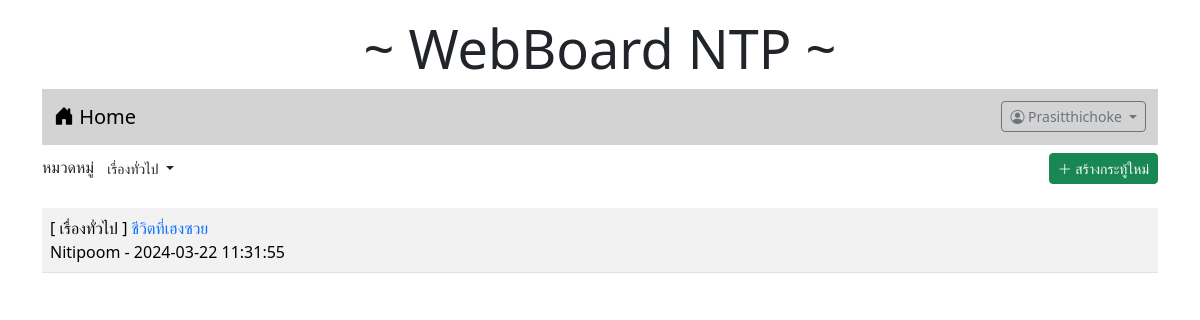
Screenshot of /index.php?id=1 (signed in) with the database file from the repository.
### tables this page shows
CREATE TABLE `category` (
  `id` int(11) NOT NULL,
  `name` varchar(32) NOT NULL
);

CREATE TABLE `post` (
  `id` int(11) NOT NULL,
  `title` varchar(128) NOT NULL,
  `content` varchar(2048) NOT NULL,
  `post_date` datetime NOT NULL,
  `cat_id` int(11) NOT NULL,
  `user_id` int(11) NOT NULL
);

CREATE TABLE `user` (
  `id` int(11) NOT NULL,
  `login` varchar(32) NOT NULL,
  `password` varchar(64) NOT NULL,
  `name` varchar(64) NOT NULL,
  `gender` char(1) NOT NULL,
  `email` varchar(32) NOT NULL,
  `role` char(1) NOT NULL
);

### index.php (the view, shortened to what this page needs)
<!DOCTYPE html>
<html lang="en">
<head>
    <link rel="stylesheet" href="bootstrap-5.3.2-dist/css/bootstrap.min.css">
    <link rel="stylesheet" href="https://cdn.jsdelivr.net/npm/bootstrap-icons@1.11.3/font/bootstrap-icons.min.css">
</head>
<div class = "container-lg">
<h1 style="text-align: center;font-size: 54px;"class="mt-3">~ WebBoard NTP ~</h1>
</div>
<body class="container">
    <?php include('nav.php')?>
    <div class="my-2 d-flex justify-content-between">
        <div>
            <lable>หมวดหมู่</lable>
            <span class="dropdown">
                <?php
                    $conn=new PDO("mysql:host=localhost;dbname=webboard;charset=utf8","root","");
                ?>
                <button class="btn btn-white-50 btn-sm dropdown-toggle" type="button" data-bs-toggle="dropdown"
                    aria-expanded="false">
                        <?php
                        if(isset($_GET['id'])){
                        $sql="SELECT name FROM category WHERE id=$_GET[id]";
                        foreach($conn->query($sql)as $row)
                        echo "$row[name]";
                        }else{
                            echo "--ทั้งหมด--";
                        }
                        ?>
                </button>
                    <?php
                        $sql="SELECT * FROM category";
                    ?>
            </span>
        </div>
        <div>
            <?php if (isset($_SESSION['id'])) { ?>
                <a href="newpost.php" class="btn btn-success btn-sm"><i class="bi bi-plus-lg"></i> สร้างกระทู้ใหม่</a>
            <?php } ?>
        </div>
    </div>
    <table class="table table-striped mt-4 ">
        <?php
        $conn=new PDO("mysql:host=localhost;dbname=webboard;charset=utf8","root","");
        if(isset($_GET['id'])){
            $sql="SELECT t3.name,t1.title,t1.id,t2.login,t1.post_date,t2.id as 'user_id' FROM post as t1
            INNER JOIN user as t2 ON (t1.user_id=t2.id)
            INNER JOIN category as t3 ON (t1.cat_id=t3.id)
            WHERE t1.cat_id=$_GET[id]
            ORDER BY t1.post_date DESC" ;
        }else{
            $sql="SELECT t3.name,t1.title,t1.id,t2.login,t1.post_date,t2.id as 'user_id' FROM post as t1
            INNER JOIN user as t2 ON (t1.user_id=t2.id)
            INNER JOIN category as t3 ON (t1.cat_id=t3.id)
            ORDER BY t1.post_date DESC" ;
        }
        $result=$conn->query($sql);
        while($row=$result->fetch()){
            echo "<tr><td class='d-flex'>
            <div class='flex-grow-1'>[ $row[0] ]<a href=post.php?id=$row[2]
            style=text-decoration:none> $row[1]</a><br>$row[3] - $row[4]</div>";
        }
        ?>
    </table>
</body>
</html>

### rows the page displays
category: name "เรื่องทั่วไป"
post: category.name "เรื่องทั่วไป", title "ชีวิตที่เฮงซวย", user.login "Nitipoom", post_date "2024-03-22 11:31:55"

### other values shown
$_SESSION['username'] "Prasitthichoke"
